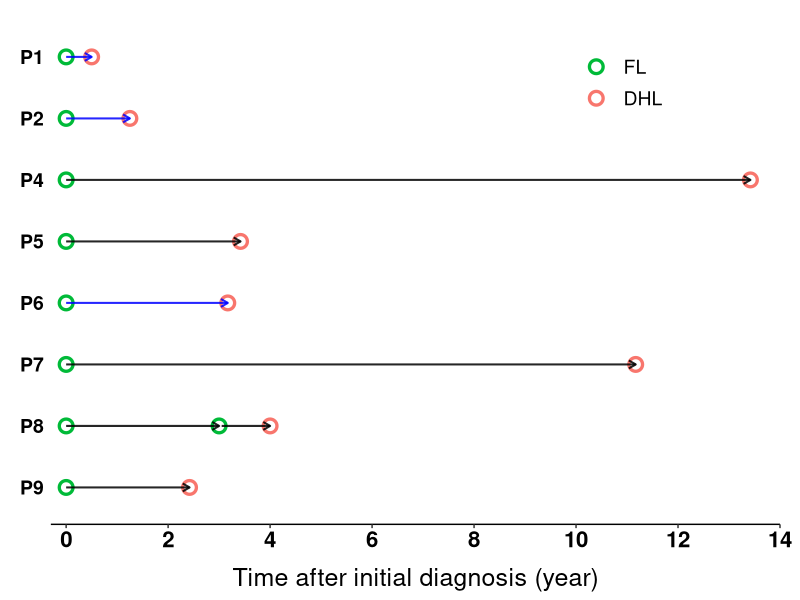

This figure's R source:
# CELLOR
setwd("/Users/songdong/Dropbox/Dropbox/DLBCL/WatchDHL/sequencing_design/")
library(ggplot2)
library(gridExtra)
library(grid)
library(rstatix)
library(ggpubr)

gg_color_hue <- function(n) {
  hues = seq(15, 375, length = n + 1)
  hcl(h = hues, l = 65, c = 100)[1:n]
}


table1 <- read.table("sample_table.txt",sep = "\t",header = T)
table1 <- table1[which(table1$patient!="P3"),]


xx1 <- c("P4","P5","P7","P9")
xx2 <- c("P1","P2","P3","P6")  # patients with IgH-MYC translocation
table2.1 <- table1[which(table1$patient %in% xx1),]
table2.2 <- table1[which(table1$patient %in% xx2),]
table2.3 <- table1[which(table1$patient == "P8" & table1$Grade == "a_FL"),]
table2.4 <- table1[which(table1$patient == "P8" & table1$TimeToTrans != 0),]
table2.4$TimeToTrans[which(table2.4$Grade=="a_FL")] <- 0.05 + table2.4$TimeToTrans[which(table2.4$Grade=="a_FL")]

histology.plot<-ggplot() +
  geom_point(data=table1,aes(x=TimeToTrans,y=reorder(patient,-Index),color=Grade),size=3.5,alpha=1,shape=1,stroke=1.7)+
  geom_path(data=table2.1,aes(x=TimeToTrans,y=reorder(patient,-Index)),alpha=0.85,size=0.7,
            arrow = arrow(length = unit(0.2, "cm")))+
  geom_path(data=table2.2,aes(x=TimeToTrans,y=reorder(patient,-Index)),alpha=0.85,size=0.7,color="blue",
            arrow = arrow(length = unit(0.2, "cm")))+
  geom_path( data=table2.3, aes(x=TimeToTrans,y=reorder(patient,-Index)),alpha=0.85,size=0.7,
            arrow = arrow(length = unit(0.2, "cm")))+
  geom_path( data=table2.4, aes(x=TimeToTrans,y=reorder(patient,-Index)),alpha=0.85,size=0.7,
             arrow = arrow(length = unit(0.2, "cm")))+
  xlab("Time after initial diagnosis (year)")+ylab(NULL) + 

  theme_classic()+
  theme(panel.background=element_rect(fill='transparent',color='transparent'),plot.margin=unit(c(1,1,1,1),'lines'),plot.title=element_text(size=24,vjust=0.5,hjust=0.5,face='bold.italic'),
        text=element_text(size=2,face='bold'),legend.key.width=unit(1,'cm'),legend.key.height=unit(0.8,'cm'),legend.position=c(0.78,0.88),legend.title=element_blank(),axis.ticks.y = element_blank(),
        legend.margin=margin(t=0.1,r=0.1,b=0,l=0.1,unit='cm'),legend.text=element_text(size=14,face='plain',color='black'),axis.text.y=element_text(size=14,face='bold',color='black'),axis.line.y = element_blank(),
        axis.text.x=element_text(size=16,face='bold',color='black'),axis.title.x=element_text(size=18,vjust=-1,face='plain',color='black'),axis.title.y=element_text(size=16,hjust=0.5,vjust=2,face='plain',color='black'))

histology.plot<-histology.plot + scale_color_manual(name="Grade",values=c(a_FL=gg_color_hue(6)[3],b_DHL=gg_color_hue(6)[1]),labels=c(a_FL="FL",b_DHL="DHL"),guide = guide_legend(override.aes=list(size=3.5),nrow=2),na.translate = F)
histology.plot<-histology.plot + scale_x_continuous(expand=c(0,0),limits = c(-0.3,14),breaks = seq(0,14,2))

figure_1<-rbind(ggplotGrob(histology.plot),size="first")
ggsave(file="Figure1A.pdf", plot=figure_1,bg = 'white', width = 18, height = 12, units = 'cm', dpi = 600)


